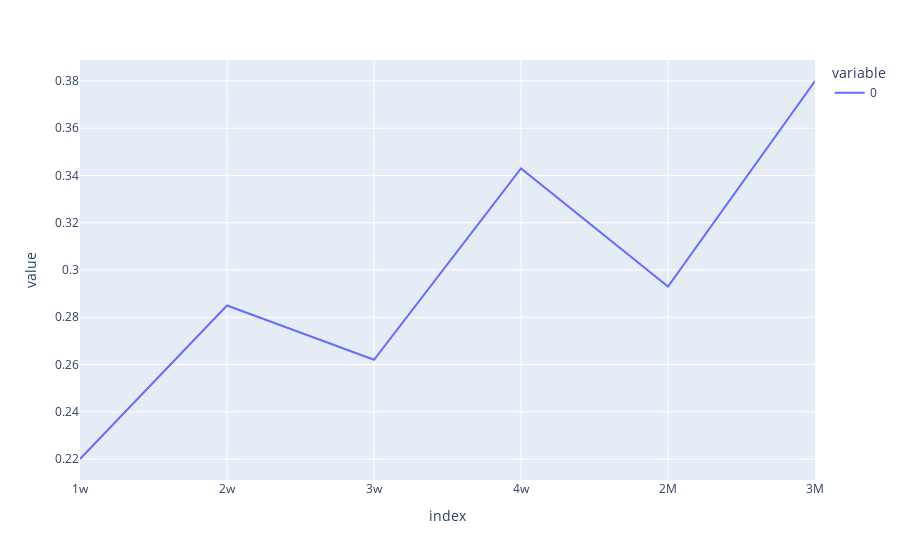

The code cell stored with this chart in its notebook:
### Code cell
# compare horizons: 1/2/3/4 weeks, 2/3 months
pd.Series(index=['1w','2w','3w','4w','2M','3M'], 
          data=[
            round(mean_absolute_percentage_error(res.test.head(7), res.fc_raw.head(7)), 3),
            round(mean_absolute_percentage_error(res.test.head(14), res.fc_raw.head(14)), 3),
            round(mean_absolute_percentage_error(res.test.head(21), res.fc_raw.head(21)), 3),
            round(mean_absolute_percentage_error(res.test.head(28), res.fc_raw.head(28)), 3),
            round(mean_absolute_percentage_error(res.test.head(61), res.fc_raw.head(61)), 3),
            round(mean_absolute_percentage_error(res.test.head(92), res.fc_raw.head(92)), 3)
          ]).plot()

### Figure 1 — Plotly figure (JSON) as saved in the notebook; plotly's stock layout.template omitted (floating-point values rounded to 4 significant figures)
{"data": [{"hovertemplate": "variable=0<br>index=%{x}<br>value=%{y}<extra></extra>", "legendgroup": "0", "line": {"color": "#636efa", "dash": "solid"}, "marker": {"symbol": "circle"}, "mode": "lines", "name": "0", "orientation": "v", "showlegend": true, "type": "scatter", "x": ["1w", "2w", "3w", "4w", "2M", "3M"], "xaxis": "x", "y": [0.22, 0.285, 0.262, 0.343, 0.293, 0.38], "yaxis": "y"}], "layout": {"legend": {"title": {"text": "variable"}, "tracegroupgap": 0}, "margin": {"t": 60}, "xaxis": {"anchor": "y", "domain": [0, 1], "title": {"text": "index"}}, "yaxis": {"anchor": "x", "domain": [0, 1], "title": {"text": "value"}}}}
